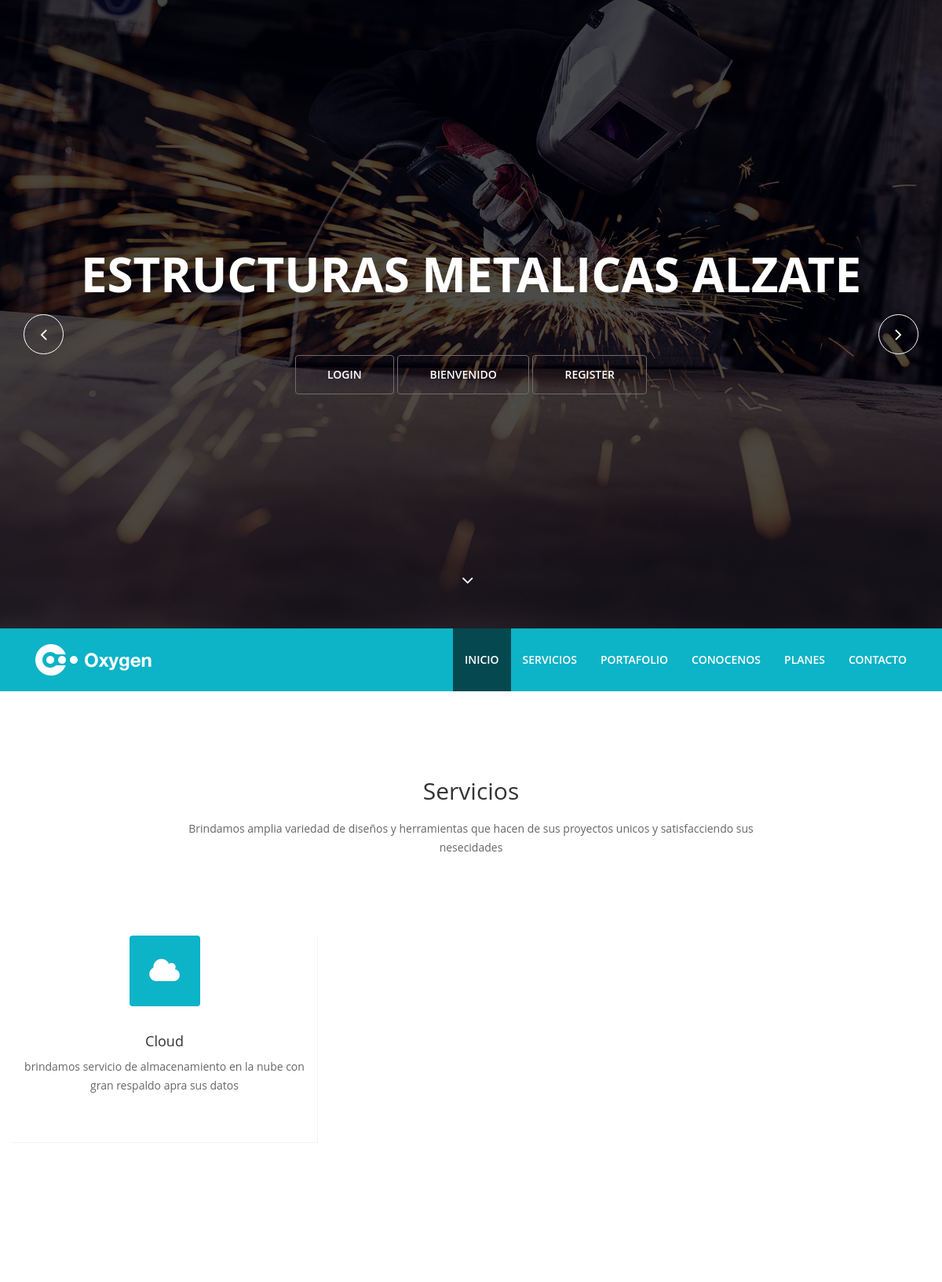
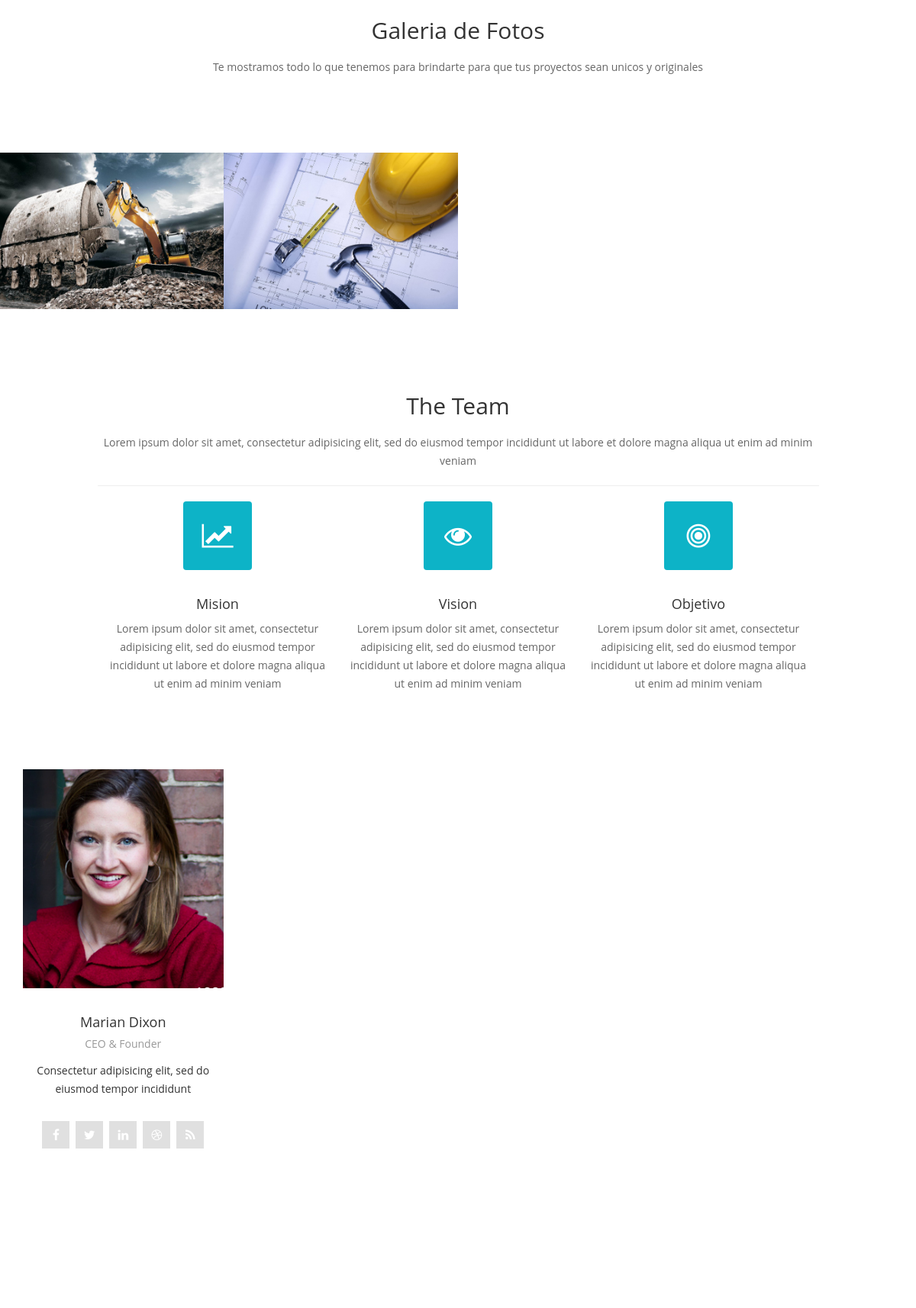
The page / (upper part) on the database its author committed (2 pictures, top to bottom).
### tables this page shows
CREATE TABLE `service` (
  `service_id` int(11) NOT NULL,
  `service_titulo` varchar(70) NOT NULL,
  `service_descripcion` varchar(150) NOT NULL,
  `service_icon` varchar(30) NOT NULL,
  `service_active` tinyint(1) NOT NULL
);

CREATE TABLE `banner` (
  `banner_id` int(11) NOT NULL,
  `banner_titulo` varchar(50) NOT NULL,
  `banner_descripcion` varchar(250) NOT NULL,
  `banner_precio` float NOT NULL,
  `banner_active` set('activo','pendiente','','') NOT NULL,
  `banner_status` set('anuncio','banner','ambos','pendiente') NOT NULL DEFAULT 'pendiente',
  `banner_img` varchar(255) NOT NULL
);

### index.php (the view, shortened to what this page needs)
<!DOCTYPE html>
<html lang="en">
<head>
  <link href="css/bootstrap.min.css" rel="stylesheet">
  <link href="css/animate.min.css" rel="stylesheet">
  <link href="css/font-awesome.min.css" rel="stylesheet">
  <link href="css/lightbox.css" rel="stylesheet">
  <link href="css/main.css" rel="stylesheet">
  <link id="css-preset" href="css/presets/preset4.css" rel="stylesheet">
  <link href="css/responsive.css" rel="stylesheet">
</head>
<body>
  <header id="home">
    <div id="home-slider" class="carousel slide carousel-fade" data-ride="carousel">
      <div class="carousel-inner">
        <div class="item active" style="background-image: url(images/slider/1.jpg)">
          <div class="caption">
            <h1 class="animated fadeInLeftBig">Estructuras Metalicas Alzate</h1>
            <a data-scroll class="btn btn-start animated fadeInUpBig" href="login/login.php">Login</a>
            <a data-scroll class="btn btn-start animated fadeInUpBig" href="#services">Bienvenido</a>
            <a data-scroll class="btn btn-start animated fadeInUpBig" href="login/register.php">Register</a>
          </div>
        </div>
      </div>
      <a class="left-control" href="#home-slider" data-slide="prev"><i class="fa fa-angle-left"></i></a>
      <a class="right-control" href="#home-slider" data-slide="next"><i class="fa fa-angle-right"></i></a>
      <a id="tohash" href="#services"><i class="fa fa-angle-down"></i></a>
    </div>
    <div class="main-nav">
      <div class="container">
        <div class="navbar-header">
          <a class="navbar-brand" href="./">
            <h1><img class="img-responsive" src="images/logo.png" alt="logo"></h1>
          </a>
        </div>
        <div class="collapse navbar-collapse">
          <ul class="nav navbar-nav navbar-right">
            <li class="scroll active"><a href="#home">Inicio</a></li>
            <li class="scroll"><a href="#services">Servicios</a></li>
            <li class="scroll"><a href="#portfolio">Portafolio</a></li>
            <li class="scroll"><a href="#team">Conocenos</a></li>
           <li class="scroll"><a href="#pricing">Planes</a></li>
            <li class="scroll"><a href="#contact">Contacto</a></li>
          </ul>
        </div>
      </div>
    </div>
  </header>
  <section id="services">
    <div class="container">
      <div class="heading wow fadeInUp" data-wow-duration="1000ms" data-wow-delay="300ms">
        <div class="row">
          <div class="text-center col-sm-8 col-sm-offset-2">
            <h2>Servicios</h2>
            <p>Brindamos amplia variedad de diseños y herramientas que hacen de sus proyectos
               unicos y satisfacciendo sus nesecidades</p>
          </div>
        </div>
      </div>
      <div class="text-center our-services">
        <div class="row">
        <?php
          require 'logica/database.php';
          $active =1;
          $banner="SELECT * FROM `service` WHERE `service_active` = '$active' ORDER BY service_id ";
          $re=mysqli_query($conexion, $banner) or die (mysql_error());
        while ($row=mysqli_fetch_array($re,MYSQLI_ASSOC)){ ?>
          <div class="col-sm-4 wow fadeInDown" data-wow-duration="1000ms" data-wow-delay="300ms">
            <div class="service-icon">
              <i class="fa fa-<?php echo $row['service_icon'];?>"></i>
            </div>
            <div class="service-info">
              <h3><?php echo $row['service_titulo'];?></h3>
              <p><?php echo $row['service_descripcion'];?></p>
            </div>
          </div>
    <?php } ?>
        </div>
      </div>
    </div>
  </section>
  <section id="portfolio">
    <div class="container">
      <div class="row">
        <div class="heading text-center col-sm-8 col-sm-offset-2 wow fadeInUp" data-wow-duration="1000ms" data-wow-delay="300ms">
          <h2>Galeria de Fotos</h2>
          <p>Te mostramos todo lo que tenemos para brindarte para que tus proyectos sean unicos y originales</p>
        </div>
      </div>
    </div>
    <div class="container-fluid">
      <div class="row">
<?php
  require 'logica/database.php';
  $active ="activo";
  $anuncio = "anuncio";
  $ambos = "ambos";
$sql="SELECT * FROM `banner` WHERE `banner_active` = '$active' AND banner_status = '$anuncio' OR banner_status = '$ambos' ";
$re=mysqli_query($conexion, $sql) or die (mysql_error());
  while ($row=mysqli_fetch_array($re,MYSQLI_ASSOC)){ ?>
        <div class="col-sm-3">
          <div class="folio-item wow fadeInRightBig" data-wow-duration="1000ms" data-wow-delay="300ms">
            <div class="folio-image">
              <img class="img-responsive" src="images/slider/<?php echo $row['banner_img'];?>" width="200px" height="200px">
            </div>
          </div>
        </div>
<?php } ?>
      </div>
    </div>
  </section>
  <section id="team">
    <div class="container">
      <div class="row">
        <div class="heading text-center col-sm-10 col-sm-offset-1 wow fadeInUp" data-wow-duration="1200ms" data-wow-delay="300ms">
          <h2>The Team</h2>
          <p>Lorem ipsum dolor sit amet, consectetur adipisicing elit, sed do eiusmod tempor incididunt ut labore et dolore magna aliqua ut enim ad minim veniam</p>
        <hr />
        <div class="col-sm-4 wow fadeInDown" data-wow-duration="1000ms" data-wow-delay="300ms">
            <div class="service-icon">
              <i class="fa fa-line-chart"></i>
            </div>
            <div class="service-info">
              <h3>Mision</h3>
              <p>Lorem ipsum dolor sit amet, consectetur adipisicing elit, sed do eiusmod tempor incididunt ut labore et dolore magna aliqua ut enim ad minim veniam</p>
            </div>
          </div>
        <div class="col-sm-4 wow fadeInDown" data-wow-duration="1000ms" data-wow-delay="300ms">
            <div class="service-icon">
              <i class="fa fa-eye"></i>
            </div>
            <div class="service-info">
              <h3>Vision</h3>
              <p>Lorem ipsum dolor sit amet, consectetur adipisicing elit, sed do eiusmod tempor incididunt ut labore et dolore magna aliqua ut enim ad minim veniam</p>
            </div>
          </div>
          <div class="col-sm-4 wow fadeInDown" data-wow-duration="1000ms" data-wow-delay="300ms">
            <div class="service-icon">
              <i class="fa fa-bullseye"></i>
            </div>
            <div class="service-info">
              <h3>Objetivo</h3>
              <p>Lorem ipsum dolor sit amet, consectetur adipisicing elit, sed do eiusmod tempor incididunt ut labore et dolore magna aliqua ut enim ad minim veniam</p>
            </div>
          </div>
        </div>
      </div>
      <div class="team-members">
        <div class="row">
          <div class="col-sm-3">
            <div class="team-member wow flipInY" data-wow-duration="1000ms" data-wow-delay="300ms">
              <div class="member-image">
                <img class="img-responsive" src="images/team/1.jpg" alt="">
              </div>
              <div class="member-info">
                <h3>Marian Dixon</h3>
                <h4>CEO &amp; Founder</h4>
                <p>Consectetur adipisicing elit, sed do eiusmod tempor incididunt</p>
              </div>
              <div class="social-icons">
                <ul>
                  <li><a class="facebook" href="#"><i class="fa fa-facebook"></i></a></li>
                  <li><a class="twitter" href="#"><i class="fa fa-twitter"></i></a></li>
                  <li><a class="linkedin" href="#"><i class="fa fa-linkedin"></i></a></li>
                  <li><a class="dribbble" href="#"><i class="fa fa-dribbble"></i></a></li>
                  <li><a class="rss" href="#"><i class="fa fa-rss"></i></a></li>
                </ul>
              </div>
            </div>
          </div>
        </div>
      </div>
    </div>
  </section>
 <section id="pricing">
  </section>
</body>
</html>

### css/main.css (style rules this page uses)
body { font-family: 'Open Sans', sans-serif; font-size: 14px; line-height: 24px; color: #666; background-color: #fff; }
h1, h2, h3, h4, h5, h6 { color: #333; }
h2 { font-size: 30px; margin-bottom: 20px; }
h3 { font-size: 18px; }
.btn { border: 0; border-radius: 0; }
a { text-decoration: none; -webkit-transition: 300ms; -moz-transition: 300ms; -o-transition: 300ms; transition: 300ms; }
section { padding: 90px 0; }
.heading { padding-bottom:90px; }
#home-slider { overflow: hidden; position: relative; }
#home-slider .caption { position: absolute; top: 50%; margin-top: -104px; left: 0; right: 0; text-align: center; text-transform: uppercase; z-index: 15; font-size: 18px; font-weight: 300; color: #fff; }
#home-slider .caption h1 { color: #fff; font-size: 60px; font-weight: 700; margin-bottom: 30px; }
.caption .btn-start { color: #fff; font-size: 14px; font-weight: 600; padding:14px 40px; border: 1px solid #6e6d6c; border-radius: 4px; margin-top: 40px; }
.carousel-fade .carousel-inner .item { opacity: 0; -webkit-transition-property: opacity; transition-property: opacity; background-repeat: no-repeat; background-size: cover; height: 2037px; }
.carousel-fade .carousel-inner .item:after { content: " "; position: absolute; top: 0; bottom: 0; left: 0; right: 0; background: rgba(0,0,0,.7); }
.carousel-fade .carousel-inner .active { opacity: 1; }
.left-control, .right-control { position: absolute; top: 50%; height: 51px; width: 51px; line-height: 48px; border-radius: 50%; border:1px solid #fff; z-index: 20; font-size: 24px; color: #fff; text-align: center; -webkit-transition: all 0.5s ease; -moz-transition: all 0.5s ease; -ms-transition: all 0.5s ease; -o-transition: all 0.5s ease; transition: all 0.5s ease; }
.left-control { left: -51px }
.right-control { right: -51px; }
#home-slider .fa-angle-down { position: absolute; left: 50%; bottom: 50px; color: #fff; display: inline-block; width: 24px; margin-left: -12px; font-size: 24px; line-height: 24px; z-index: 999; -webkit-animation: bounce 3000ms infinite; animation: bounce 3000ms infinite; }
.navbar-right li a { color: #fff; text-transform: uppercase; font-size: 14px; font-weight: 600; padding-top: 30px; padding-bottom: 30px; }
.navbar-right li.active a { background-color: rgba(0,0,0,.6); }
.navbar-brand h1 { margin-top: 5px; }
.service-icon { border-radius: 4px; color: #fff; display: inline-block; font-size: 36px; height: 90px; line-height: 90px; width: 90px; -webkit-transition: background-color 0.2s ease; transition: background-color 0.2s ease; }
.our-services .col-sm-4 { border-right:1px solid #f2f2f2; border-bottom:1px solid #f2f2f2; padding-bottom: 50px; }
.service-info h3 { margin-top: 35px; }
#portfolio .container-fluid, #portfolio .col-sm-3 { overflow: hidden; padding: 0; }
#portfolio .folio-item { position: relative; }
.folio-image, .folio-overview .folio-expand { -webkit-transition: all 0.8s ease-in-out; transition: all 0.8s ease-in-out; }
.folio-image img { width: 100%; }
#team { padding-top: 0; }
.team-members { margin-bottom: 25px; }
.social-icons { margin-top:30px; text-align: center; }
.social-icons ul { list-style: none; padding: 0; margin: 0; display: inline-block; }
.social-icons ul li { float: left; margin-right: 8px; }
.social-icons ul li:last-child { margin-right: 0; }
.social-icons ul li a { color:#fff; background-color: #d9d9d9; height: 36px; width: 36px; line-height: 36px; display: block; font-size: 16px; opacity: 0.8; }
.team-member { text-align: center; color: #333; font-size: 14px; }
#team .img-responsive { width: 100%; height: 30% max-heigth =300px; }
.member-info h3 { margin-top: 35px; }
.member-info h4 { font-size: 14px; margin-bottom: 15px; color: #999; }

### rows shown on the page
service: service_titulo "Cloud", service_descripcion "brindamos servicio de almacenamiento en la nube con gran respaldo apra sus datos"
banner: banner_img (picture)
banner: banner_img (picture)
